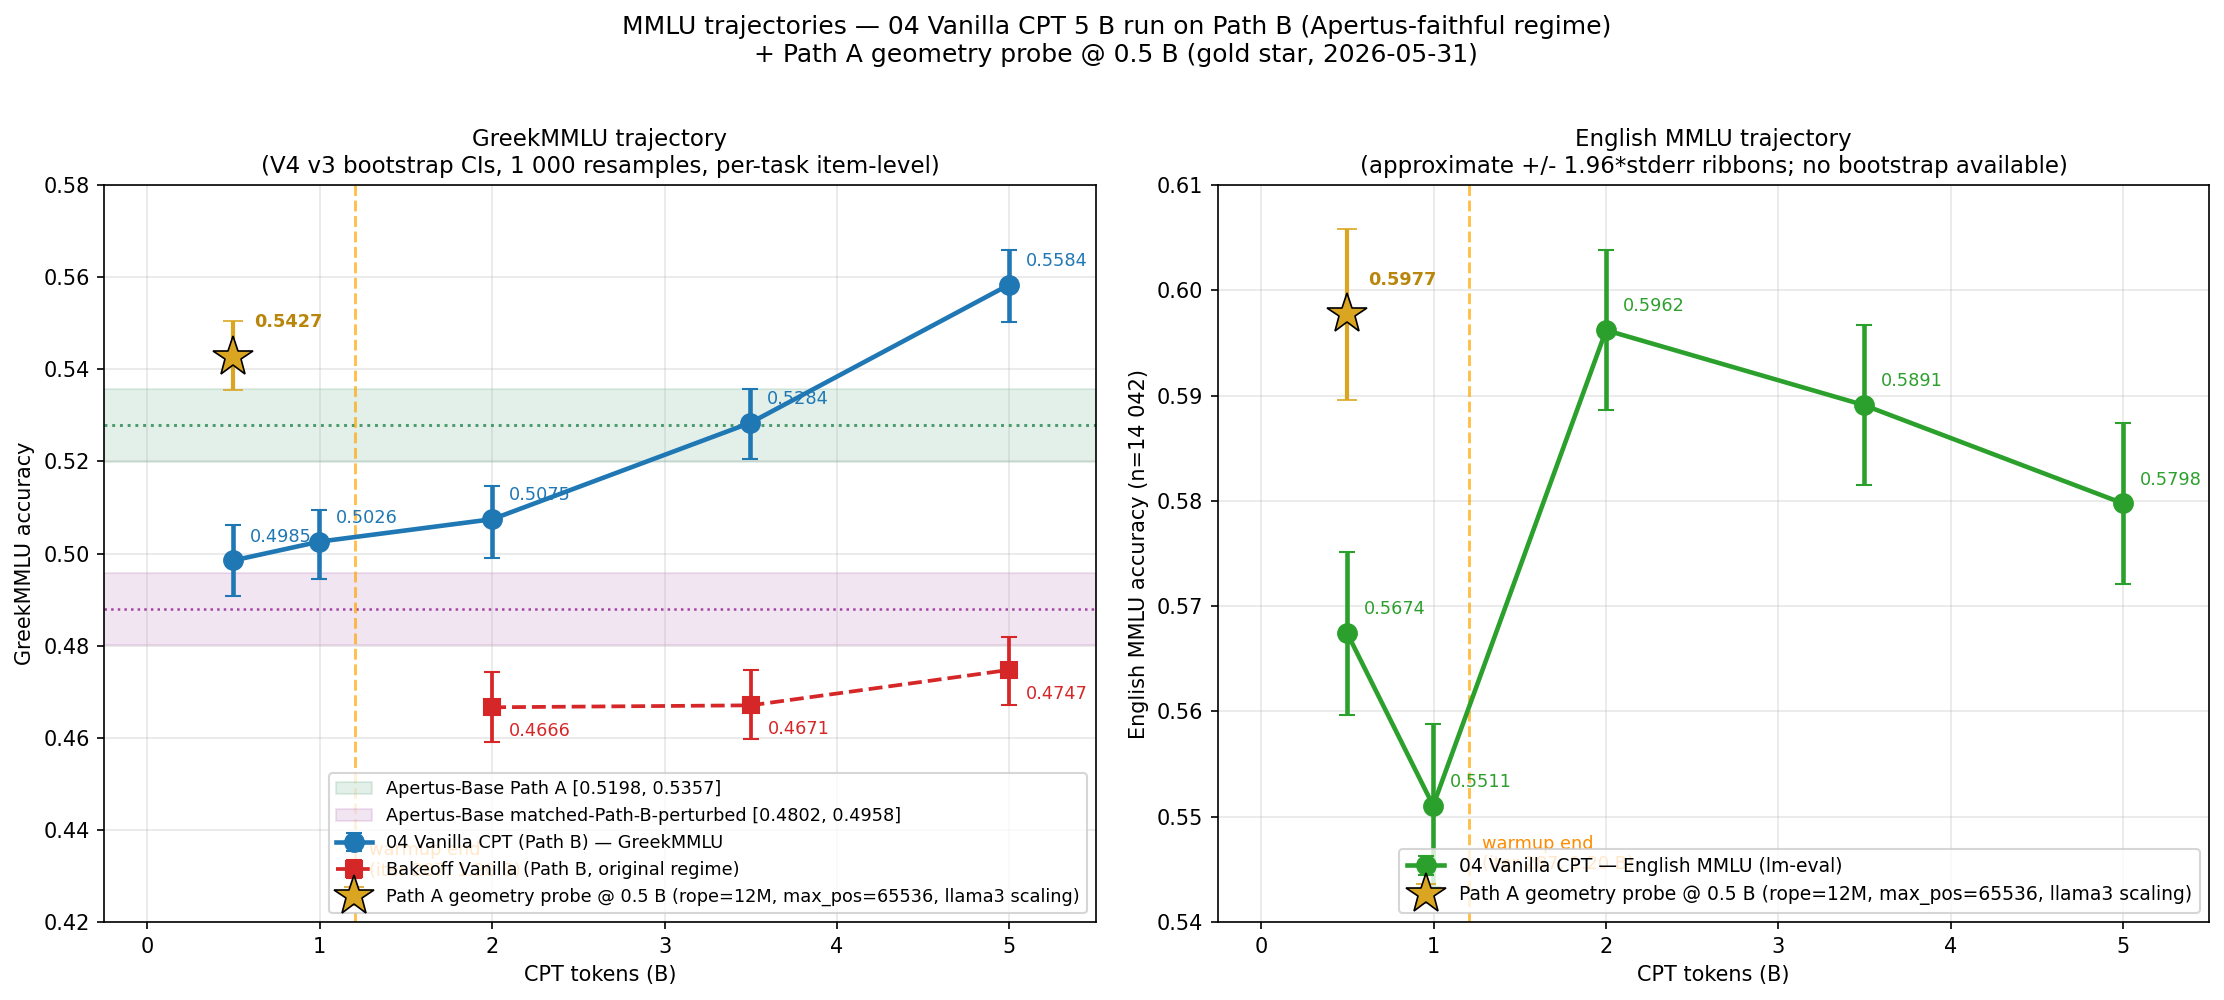

This figure's Python source:
"""Plot Greek + English MMLU trajectories for the 04 Vanilla CPT 5 B run.

Data sources
------------
- Greek MMLU (per-checkpoint point estimate + 95 % CI):
    reports/v4_bootstrap_cis_native_mcq.json
        models[iter-119-Vanilla-0.5B   ].per_task.greekmmlu
        models[iter-238-Vanilla-1B     ].per_task.greekmmlu
        models[iter-477-Vanilla-2B     ].per_task.greekmmlu
        models[iter-834-Vanilla-3.5B   ].per_task.greekmmlu
        models[iter-1192-Vanilla-5B    ].per_task.greekmmlu
        models[Apertus-Base                       ].per_task.greekmmlu   (Path A)
        models[Apertus-Base-matched-Path-B-perturbed].per_task.greekmmlu (Path-B-perturbed)
        models[bakeoff-Vanilla-2B / 3.5B / 5B     ].per_task.greekmmlu

- English MMLU (lm-eval 'mmlu' aggregate, n=14042):
    eval_data_cache_5b/iter_<I>/retention/results.json
        results['mmlu']['acc,none']  +  results['mmlu']['acc_stderr,none']
    (CI approximated as +/- 1.96 * stderr; not bootstrap. Documented in caption.)

Checkpoint mapping (consumed tokens):
    iter 119 -> 0.499 B
    iter 238 -> 0.998 B
    iter 477 -> 2.001 B
    iter 834 -> 3.498 B
    iter 1192 -> 5.000 B

Output: plot_mmlu_trajectory.png next to this script.
"""

from __future__ import annotations

import json
from pathlib import Path

import matplotlib.pyplot as plt

REPORTS = Path(__file__).resolve().parent
CI_JSON = REPORTS / "v4_bootstrap_cis_native_mcq.json"
PATH_A_CI_JSON = REPORTS / "v4_workspace_path_a" / "path_a_probe_bootstrap_cis.json"
EVAL = REPORTS / "eval_data_cache_5b"
OUT = REPORTS / "plot_mmlu_trajectory.png"

CHECKPOINTS = [
    ("0000119", 119, 0.499, "0.5B"),
    ("0000238", 238, 0.998, "1B"),
    ("0000477", 477, 2.001, "2B"),
    ("0000834", 834, 3.498, "3.5B"),
    ("0001192", 1192, 5.000, "5B"),
]

# Path A geometry probe — single 0.5 B point. PATH_A_GEOMETRY_PROBE_PLAN.md.
# GreekMMLU CI from reports/v4_workspace_path_a/path_a_probe_bootstrap_cis.json
# (V4 v3 methodology). English MMLU point from iter 119 retention; stderr
# approximated as binomial sqrt(p(1-p)/n) on n=14042 (same convention as
# the right-panel +/- 1.96*stderr ribbons).
import math
PATH_A_PROBE_GREEK_POINT = 0.5427489177489178
PATH_A_PROBE_GREEK_LO95 = 0.5354136604136605
PATH_A_PROBE_GREEK_HI95 = 0.5505125661375662
PATH_A_PROBE_ENG_MMLU = 0.5977068793619142
PATH_A_PROBE_ENG_N = 14042
PATH_A_PROBE_ENG_STDERR = math.sqrt(
    PATH_A_PROBE_ENG_MMLU * (1 - PATH_A_PROBE_ENG_MMLU) / PATH_A_PROBE_ENG_N
)
PATH_A_PROBE_TOKENS_B = 0.499

WARMUP_END_B = 1.204  # iter 287 per training log
WARMUP_END_ITER = 287

ITER_TO_MODEL_KEY = {
    119: "iter-119-Vanilla-0.5B",
    238: "iter-238-Vanilla-1B",
    477: "iter-477-Vanilla-2B",
    834: "iter-834-Vanilla-3.5B",
    1192: "iter-1192-Vanilla-5B",
}


def load_greek_mmlu_cis() -> dict:
    with CI_JSON.open() as f:
        d = json.load(f)
    return d["models"]


def load_english_mmlu() -> list[tuple[int, float, float, float]]:
    """Return list of (iter, tokens_b, mmlu_acc, mmlu_stderr) per checkpoint."""
    out = []
    for it_str, it, tok, _label in CHECKPOINTS:
        with (EVAL / f"iter_{it_str}" / "retention" / "results.json").open() as f:
            d = json.load(f)
        e = d["results"]["mmlu"]
        out.append((it, tok, e["acc,none"], e["acc_stderr,none"]))
    return out


def main() -> None:
    models = load_greek_mmlu_cis()

    greek_pts = []
    for _, it, tok, label in CHECKPOINTS:
        m = models[ITER_TO_MODEL_KEY[it]]["per_task"]["greekmmlu"]
        greek_pts.append((tok, label, m["point"], m["lo_95"], m["hi_95"]))

    apertus_a = models["Apertus-Base"]["per_task"]["greekmmlu"]
    apertus_b_perturbed = models["Apertus-Base-matched-Path-B-perturbed"][
        "per_task"
    ]["greekmmlu"]
    bakeoff_2b = models["bakeoff-Vanilla-2B"]["per_task"]["greekmmlu"]
    bakeoff_35b = models["bakeoff-Vanilla-3.5B"]["per_task"]["greekmmlu"]
    bakeoff_5b = models["bakeoff-Vanilla-5B"]["per_task"]["greekmmlu"]
    bakeoff_pts = [
        (2.0, bakeoff_2b),
        (3.5, bakeoff_35b),
        (5.0, bakeoff_5b),
    ]

    eng = load_english_mmlu()

    fig, (ax_g, ax_e) = plt.subplots(
        nrows=1, ncols=2, figsize=(15, 6.5), sharex=True
    )

    # ---------------- Greek MMLU (left panel) ----------------
    xs = [p[0] for p in greek_pts]
    ys = [p[2] for p in greek_pts]
    lo = [p[3] for p in greek_pts]
    hi = [p[4] for p in greek_pts]
    yerr_lo = [y - l for y, l in zip(ys, lo)]
    yerr_hi = [h - y for h, y in zip(hi, ys)]
    ax_g.errorbar(
        xs,
        ys,
        yerr=[yerr_lo, yerr_hi],
        fmt="o-",
        color="C0",
        lw=2.2,
        ms=9,
        capsize=4,
        label="04 Vanilla CPT (Path B) — GreekMMLU",
    )
    for tok, label, y, _l, _h in greek_pts:
        ax_g.annotate(
            f"{y:.4f}",
            (tok, y),
            textcoords="offset points",
            xytext=(8, 9),
            fontsize=8.5,
            color="C0",
        )

    # Apertus-Base Path A horizontal band + line
    ax_g.axhspan(
        apertus_a["lo_95"],
        apertus_a["hi_95"],
        alpha=0.13,
        color="seagreen",
        label=(
            f"Apertus-Base Path A [{apertus_a['lo_95']:.4f}, "
            f"{apertus_a['hi_95']:.4f}]"
        ),
    )
    ax_g.axhline(apertus_a["point"], ls=":", color="seagreen", lw=1.4, alpha=0.85)

    # Apertus-Base matched-Path-B-perturbed (diagnostic bookend)
    ax_g.axhspan(
        apertus_b_perturbed["lo_95"],
        apertus_b_perturbed["hi_95"],
        alpha=0.10,
        color="purple",
        label=(
            f"Apertus-Base matched-Path-B-perturbed "
            f"[{apertus_b_perturbed['lo_95']:.4f}, "
            f"{apertus_b_perturbed['hi_95']:.4f}]"
        ),
    )
    ax_g.axhline(
        apertus_b_perturbed["point"], ls=":", color="purple", lw=1.2, alpha=0.7
    )

    # Bakeoff Vanilla — at matched token marks (2/3.5/5 B)
    bxs = [p[0] for p in bakeoff_pts]
    bys = [p[1]["point"] for p in bakeoff_pts]
    blo = [p[1]["lo_95"] for p in bakeoff_pts]
    bhi = [p[1]["hi_95"] for p in bakeoff_pts]
    byerr_lo = [y - l for y, l in zip(bys, blo)]
    byerr_hi = [h - y for h, y in zip(bhi, bys)]
    ax_g.errorbar(
        bxs,
        bys,
        yerr=[byerr_lo, byerr_hi],
        fmt="s--",
        color="C3",
        lw=1.8,
        ms=8,
        capsize=4,
        label="Bakeoff Vanilla (Path B, original regime)",
    )
    for x, y in zip(bxs, bys):
        ax_g.annotate(
            f"{y:.4f}",
            (x, y),
            textcoords="offset points",
            xytext=(8, -14),
            fontsize=8.5,
            color="C3",
        )

    # Path A geometry probe — single point at 0.5 B with bootstrap CI.
    path_a_yerr = [
        [PATH_A_PROBE_GREEK_POINT - PATH_A_PROBE_GREEK_LO95],
        [PATH_A_PROBE_GREEK_HI95 - PATH_A_PROBE_GREEK_POINT],
    ]
    ax_g.errorbar(
        [PATH_A_PROBE_TOKENS_B],
        [PATH_A_PROBE_GREEK_POINT],
        yerr=path_a_yerr,
        fmt="*",
        color="goldenrod",
        markersize=20,
        markeredgecolor="black",
        markeredgewidth=0.8,
        capsize=5,
        elinewidth=2.0,
        ecolor="goldenrod",
        zorder=10,
        label=(
            "Path A geometry probe @ 0.5 B "
            "(rope=12M, max_pos=65536, llama3 scaling)"
        ),
    )
    ax_g.annotate(
        f"{PATH_A_PROBE_GREEK_POINT:.4f}",
        (PATH_A_PROBE_TOKENS_B, PATH_A_PROBE_GREEK_POINT),
        textcoords="offset points",
        xytext=(10, 14),
        fontsize=8.5,
        color="darkgoldenrod",
        fontweight="bold",
    )

    ax_g.axvline(WARMUP_END_B, ls="--", color="orange", lw=1.4, alpha=0.7)
    ax_g.text(
        WARMUP_END_B + 0.08,
        0.43,
        f"warmup end\n(iter {WARMUP_END_ITER}, {WARMUP_END_B:.2f} B)",
        fontsize=8.5,
        color="darkorange",
    )

    ax_g.set_xlabel("CPT tokens (B)")
    ax_g.set_ylabel("GreekMMLU accuracy")
    ax_g.set_title(
        "GreekMMLU trajectory\n"
        "(V4 v3 bootstrap CIs, 1 000 resamples, per-task item-level)",
        fontsize=11,
    )
    ax_g.set_xlim(-0.25, 5.5)
    ax_g.set_ylim(0.42, 0.58)
    ax_g.grid(True, alpha=0.3)
    ax_g.legend(loc="lower right", fontsize=8.5)

    # ---------------- English MMLU (right panel) ----------------
    e_xs = [r[1] for r in eng]
    e_ys = [r[2] for r in eng]
    e_err = [1.96 * r[3] for r in eng]
    ax_e.errorbar(
        e_xs,
        e_ys,
        yerr=e_err,
        fmt="o-",
        color="C2",
        lw=2.2,
        ms=9,
        capsize=4,
        label="04 Vanilla CPT — English MMLU (lm-eval)",
    )
    for x, y in zip(e_xs, e_ys):
        ax_e.annotate(
            f"{y:.4f}",
            (x, y),
            textcoords="offset points",
            xytext=(8, 9),
            fontsize=8.5,
            color="C2",
        )

    # Path A geometry probe — single point at 0.5 B with binomial-stderr CI
    # (same convention as the rest of this panel — no bootstrap available
    # for English MMLU lm-eval task).
    ax_e.errorbar(
        [PATH_A_PROBE_TOKENS_B],
        [PATH_A_PROBE_ENG_MMLU],
        yerr=[1.96 * PATH_A_PROBE_ENG_STDERR],
        fmt="*",
        color="goldenrod",
        markersize=20,
        markeredgecolor="black",
        markeredgewidth=0.8,
        capsize=5,
        elinewidth=2.0,
        ecolor="goldenrod",
        zorder=10,
        label=(
            "Path A geometry probe @ 0.5 B "
            "(rope=12M, max_pos=65536, llama3 scaling)"
        ),
    )
    ax_e.annotate(
        f"{PATH_A_PROBE_ENG_MMLU:.4f}",
        (PATH_A_PROBE_TOKENS_B, PATH_A_PROBE_ENG_MMLU),
        textcoords="offset points",
        xytext=(10, 14),
        fontsize=8.5,
        color="darkgoldenrod",
        fontweight="bold",
    )

    ax_e.axvline(WARMUP_END_B, ls="--", color="orange", lw=1.4, alpha=0.7)
    ax_e.text(
        WARMUP_END_B + 0.08,
        0.545,
        f"warmup end\n(iter {WARMUP_END_ITER}, {WARMUP_END_B:.2f} B)",
        fontsize=8.5,
        color="darkorange",
    )

    ax_e.set_xlabel("CPT tokens (B)")
    ax_e.set_ylabel("English MMLU accuracy (n=14 042)")
    ax_e.set_title(
        "English MMLU trajectory\n"
        "(approximate +/- 1.96*stderr ribbons; no bootstrap available)",
        fontsize=11,
    )
    ax_e.set_xlim(-0.25, 5.5)
    ax_e.set_ylim(0.54, 0.61)
    ax_e.grid(True, alpha=0.3)
    ax_e.legend(loc="lower right", fontsize=9)

    fig.suptitle(
        "MMLU trajectories — 04 Vanilla CPT 5 B run on Path B (Apertus-faithful regime)\n"
        "+ Path A geometry probe @ 0.5 B (gold star, 2026-05-31)",
        fontsize=12,
        y=1.02,
    )

    plt.tight_layout()
    plt.savefig(OUT, dpi=150, bbox_inches="tight")
    print(f"saved: {OUT}")


if __name__ == "__main__":
    main()
